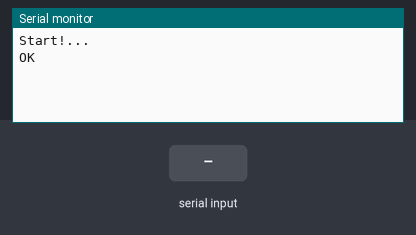
The sketch below on a simulated Arduino Mega 2560, built with avr-gcc and run on an emulated ATmega2560. Parts: the last lines printed to the serial monitor. The inputs (shaded band) are chosen by the test bench. The modem accepts every AT command (registered, SIM ready, sends succeed) and sends nothing else.

Above: at 1.2 s.
1.3 s: "ATD2616227734;\n" received over the second serial link
At 2.4 s:
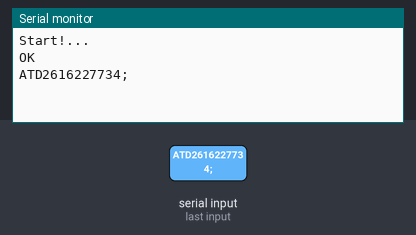
2.8 s: "ATD2616227734\n" received over the second serial link
At 3.5 s:
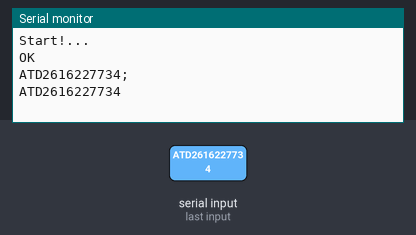
4.3 s: "1" received over the second serial link
At 4.7 s:
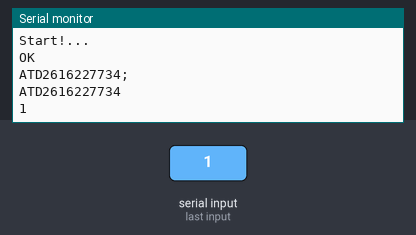

The sketch:

anda_hdp.ino
```cpp
 void setup(){
  Serial.begin(115200);
  Serial1.begin(115200);
  Serial.println("Start!...");
  Serial1.println("AT");
  //delay(1000);
  //Serial1.println("ATD2616227734;");
  //delay(10000);
  //Serial1.println("ATH");


 }

  void loop(){
   //delay(2000);
   //Serial1.println("ATD2616227734");
   if (Serial1.available())
     Serial.write(Serial1.read());
    if(Serial.available())
    Serial1.write(Serial.read());
  }
```

Measured:
- after the input at 1.3 s, the serial monitor: prints a new line at once (image 1)
- after the input at 2.8 s, the serial monitor: prints a new line at once (image 2)
- after the input at 4.3 s, the serial monitor: prints a new line at once (image 3)
